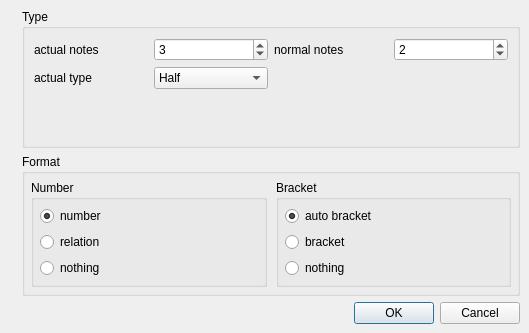
<?xml version="1.0" encoding="UTF-8"?>
<ui version="4.0">
 <class>TupletDialog</class>
 <widget class="QDialog" name="TupletDialog">
  <property name="geometry">
   <rect>
    <x>0</x>
    <y>0</y>
    <width>529</width>
    <height>333</height>
   </rect>
  </property>
  <property name="windowTitle">
   <string>MuseScore: create tuplet</string>
  </property>
  <layout class="QGridLayout" name="gridLayout">
   <property name="margin">
    <number>0</number>
   </property>
   <item row="0" column="0">
    <widget class="QLabel" name="label_3">
     <property name="sizePolicy">
      <sizepolicy hsizetype="Fixed" vsizetype="Ignored">
       <horstretch>0</horstretch>
       <verstretch>0</verstretch>
      </sizepolicy>
     </property>
     <property name="text">
      <string/>
     </property>
     <property name="pixmap">
      <pixmap resource="mscore.qrc">:/data/bg1.jpg</pixmap>
     </property>
    </widget>
   </item>
   <item row="0" column="1">
    <layout class="QGridLayout">
     <property name="margin">
      <number>9</number>
     </property>
     <item row="0" column="0">
      <widget class="QGroupBox" name="groupBox">
       <property name="title">
        <string>Type</string>
       </property>
       <property name="flat">
        <bool>true</bool>
       </property>
       <layout class="QGridLayout" name="gridLayout_2">
        <item row="0" column="0">
         <widget class="QLabel" name="label">
          <property name="text">
           <string>actual notes</string>
          </property>
         </widget>
        </item>
        <item row="0" column="2">
         <widget class="QLabel" name="label_2">
          <property name="text">
           <string>normal notes</string>
          </property>
         </widget>
        </item>
        <item row="0" column="1">
         <widget class="QSpinBox" name="actualNotes">
          <property name="sizePolicy">
           <sizepolicy hsizetype="Preferred" vsizetype="Fixed">
            <horstretch>0</horstretch>
            <verstretch>0</verstretch>
           </sizepolicy>
          </property>
          <property name="minimum">
           <number>2</number>
          </property>
          <property name="maximum">
           <number>9999</number>
          </property>
          <property name="value">
           <number>3</number>
          </property>
         </widget>
        </item>
        <item row="0" column="3">
         <widget class="QSpinBox" name="normalNotes">
          <property name="sizePolicy">
           <sizepolicy hsizetype="Preferred" vsizetype="Fixed">
            <horstretch>0</horstretch>
            <verstretch>0</verstretch>
           </sizepolicy>
          </property>
          <property name="minimum">
           <number>1</number>
          </property>
          <property name="maximum">
           <number>9999</number>
          </property>
          <property name="value">
           <number>2</number>
          </property>
         </widget>
        </item>
        <item row="1" column="0">
         <widget class="QLabel" name="label_4">
          <property name="text">
           <string>actual type</string>
          </property>
         </widget>
        </item>
        <item row="2" column="0">
         <spacer name="verticalSpacer">
          <property name="orientation">
           <enum>Qt::Vertical</enum>
          </property>
          <property name="sizeHint" stdset="0">
           <size>
            <width>20</width>
            <height>40</height>
           </size>
          </property>
         </spacer>
        </item>
        <item row="1" column="1">
         <widget class="QComboBox" name="actualType">
          <item>
           <property name="text">
            <string extracomment="note duration">Half</string>
           </property>
          </item>
          <item>
           <property name="text">
            <string extracomment="note duration">Quarter</string>
           </property>
          </item>
          <item>
           <property name="text">
            <string extracomment="note duration">Eighth</string>
           </property>
          </item>
          <item>
           <property name="text">
            <string extracomment="note duration">16th</string>
           </property>
          </item>
          <item>
           <property name="text">
            <string extracomment="note duration">32nd</string>
           </property>
          </item>
          <item>
           <property name="text">
            <string extracomment="note duration">64th</string>
           </property>
          </item>
         </widget>
        </item>
       </layout>
      </widget>
     </item>
     <item row="1" column="0">
      <widget class="QGroupBox" name="groupBox_2">
       <property name="title">
        <string>Format</string>
       </property>
       <property name="flat">
        <bool>true</bool>
       </property>
       <layout class="QHBoxLayout">
        <property name="spacing">
         <number>9</number>
        </property>
        <property name="margin">
         <number>6</number>
        </property>
        <item>
         <widget class="QGroupBox" name="groupBox_3">
          <property name="title">
           <string>Number</string>
          </property>
          <property name="flat">
           <bool>true</bool>
          </property>
          <layout class="QVBoxLayout">
           <property name="margin">
            <number>6</number>
           </property>
           <item>
            <widget class="QRadioButton" name="number">
             <property name="text">
              <string>number</string>
             </property>
             <property name="checked">
              <bool>true</bool>
             </property>
            </widget>
           </item>
           <item>
            <widget class="QRadioButton" name="relation">
             <property name="text">
              <string>relation</string>
             </property>
            </widget>
           </item>
           <item>
            <widget class="QRadioButton" name="noNumber">
             <property name="text">
              <string>nothing</string>
             </property>
            </widget>
           </item>
          </layout>
         </widget>
        </item>
        <item>
         <widget class="QGroupBox" name="groupBox_4">
          <property name="title">
           <string>Bracket</string>
          </property>
          <property name="flat">
           <bool>true</bool>
          </property>
          <layout class="QVBoxLayout">
           <property name="margin">
            <number>6</number>
           </property>
           <item>
            <widget class="QRadioButton" name="autoBracket">
             <property name="text">
              <string>auto bracket</string>
             </property>
             <property name="checked">
              <bool>true</bool>
             </property>
            </widget>
           </item>
           <item>
            <widget class="QRadioButton" name="bracket">
             <property name="text">
              <string>bracket</string>
             </property>
            </widget>
           </item>
           <item>
            <widget class="QRadioButton" name="noBracket">
             <property name="text">
              <string>nothing</string>
             </property>
            </widget>
           </item>
          </layout>
         </widget>
        </item>
       </layout>
      </widget>
     </item>
     <item row="2" column="0">
      <widget class="QDialogButtonBox" name="buttonBox">
       <property name="orientation">
        <enum>Qt::Horizontal</enum>
       </property>
       <property name="standardButtons">
        <set>QDialogButtonBox::Cancel|QDialogButtonBox::Ok</set>
       </property>
      </widget>
     </item>
    </layout>
   </item>
  </layout>
 </widget>
 <resources>
  <include location="mscore.qrc"/>
 </resources>
 <connections>
  <connection>
   <sender>buttonBox</sender>
   <signal>accepted()</signal>
   <receiver>TupletDialog</receiver>
   <slot>accept()</slot>
   <hints>
    <hint type="sourcelabel">
     <x>248</x>
     <y>254</y>
    </hint>
    <hint type="destinationlabel">
     <x>157</x>
     <y>274</y>
    </hint>
   </hints>
  </connection>
  <connection>
   <sender>buttonBox</sender>
   <signal>rejected()</signal>
   <receiver>TupletDialog</receiver>
   <slot>reject()</slot>
   <hints>
    <hint type="sourcelabel">
     <x>316</x>
     <y>260</y>
    </hint>
    <hint type="destinationlabel">
     <x>286</x>
     <y>274</y>
    </hint>
   </hints>
  </connection>
 </connections>
</ui>
